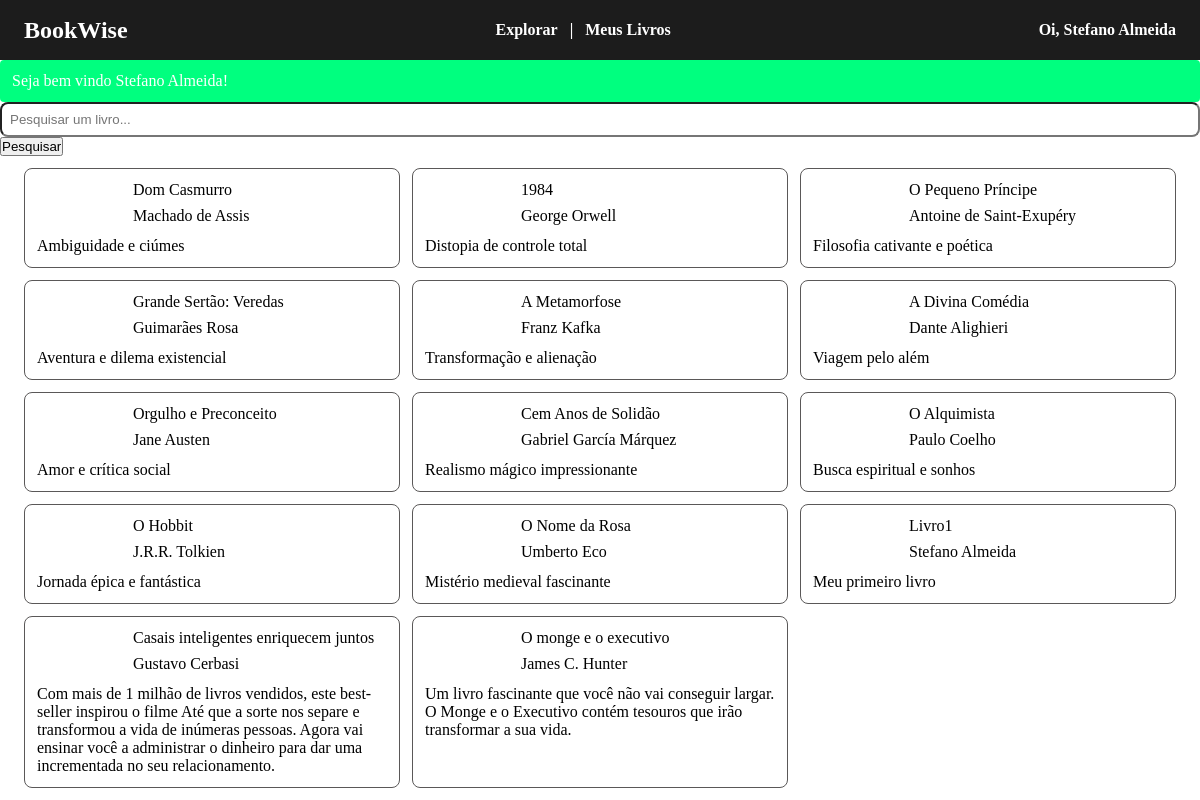
/ (signed in), run on the app's committed database.
### tables this page shows
CREATE TABLE livros (
	id integer primary key,
  titulo varchar(255),
  autor varchar(100),
  descricao text,
  usuario_id integer, imagem varchar(255),
  foreign key (usuario_id) references usuarios (id)
);

### helpers.php (called while the page is built, shortened)
<?php
function view($view, $data = []) {
    require_once "views/template/app.php";
}
function flash()
{
    return new Flash();
}
function config($chave = null) {
    $config = require "config.php";
    if (strlen($chave) > 0) {
        return $config[$chave];
    }
    return $config;
}
function auth() {
    return $_SESSION['auth'];
}

### controllers/index.controller.php (called while the page is built)
<?php
$pequisar = $_REQUEST['pesquisar'] ?? '';
$livros = Livro::findAll($pequisar);
view("index", ['livros' => $livros]);

### routes.php (called while the page is built, shortened)
<?php
$controller = str_replace('/', '', parse_url($_SERVER["REQUEST_URI"], PHP_URL_PATH));
    if (!$controller) $controller = 'index';
    require_once "controllers/{$controller}.controller.php";

### index.php (called while the page is built, shortened)
<?php
require_once "models/Livro.php";
require_once "Flash.php";
require_once "helpers.php";
require_once "database.php";
require_once "routes.php";

### database.php (called while the page is built, shortened)
<?php
class DB {
    private $connect;
    public function __construct($config)
    {
        $this->connect = new PDO($this->getDsn($config));
    }
    private function getDsn($config) {
        $driver = $config["driver"];
        unset ($config["driver"]);
        $dsn = $driver . ":" . http_build_query($config, '', ';');
        if ($driver == "sqlite") {
            $dsn = $driver . ":" . $config["database"];
        }
        return $dsn;
    }
    public function query ($query, $class = null, $params = [])
    {
        $prepare = $this->connect->prepare($query);
        if ($class) {
            $prepare->setFetchMode(PDO::FETCH_CLASS, $class);
        }
        $prepare->execute($params);
        return $prepare;
    }
}

### models/Livro.php (called while the page is built, shortened)
<?php
class Livro {
    public function query($where, $params) {
        $database = new DB(config('database'));
        return $database->query("select * from livros where $where", self::class, $params);
    }
    public static function findAll($filtro) {
        return (new self)->query('titulo like :filtro', ['filtro' => "%$filtro%"])->fetchAll();
    }
}

### config.php (called while the page is built)
<?php
return [
  "database" => [
        "driver" => "sqlite",
        "database" => "database.sqlite"
      ]
];

### Flash.php (called while the page is built, shortened)
<?php
class Flash
{
    public function get ($chave)
    {
        $valor = $_SESSION["flash_$chave"];
        return $valor;
    }
}

### views/partials/_livro.php (the view, shortened to what this page needs)
<div class="card">
    <div id="card-info">
        <div id="imagem">
        </div>
        <div>
            <a href="/livro?id=<?=$livro->id?>"><?= $livro->titulo ?></a>
            <div><?= $livro->autor ?></div>
        </div>
    </div>
    <div id="card-description">
        <p><?= $livro->descricao ?></p>
    </div>
</div>

### views/template/app.php (shortened to what this page needs)
<!doctype html>
<html lang="pt-BR">
<head>
    <link rel="stylesheet" href="./styles.css">
</head>
<body>
    <header>
        <nav>
            <div id="logo">BookWise</div>
            <ul id="menu-livros">
                <li><a href="/">Explorar</a></li>
                <?php if (auth()) : ?>
                    <span>|</span>
                    <li><a href="/meus-livros">Meus Livros</a></li>
                <?php endif ?>
            </ul>
            <ul>
                <?php if (auth()) : ?>
                    <li><a href="/logout">Oi, <?= auth()->nome ?></a></li>
                <?php else : ?>
                    <li><a href="/login">Fazer Login</a></li>
                <?php endif ?>
            </ul>
        </nav>
    </header>
    <main>
        <?php if ($mensagem = flash()->get('mensagem')) : ?>
            <div id="mensagem">
                <?= $mensagem ?>
            </div>
        <?php endif ?>
        <?php require_once "views/{$view}.view.php"; ?>
    </main>
    </head>
</body>
</html>

### views/index.view.php
<form action="" id="">
    <input type="text" name="pesquisar" placeholder="Pesquisar um livro...">
    <button type="submit">Pesquisar</button>
</form>
<section>
    <?php foreach ($livros as $livro) {
        require 'partials/_livro.php';
    } ?>
</section>

### styles.css (style rules this page uses)
* { margin: 0; padding: 0; box-sizing: border-box; }
header > nav { width: 100%; height: 60px; padding: 12px 24px; background-color: #1C1C1C; color: white; font-weight: bold; display: flex; align-items: center; justify-content: space-between; }
#logo { font-size: 24px; }
#menu-livros { display: flex; align-items: center; gap: 12px; }
nav > ul { list-style: none; }
nav > ul > li > a { text-decoration: none; color: white; transition: color .6s; }
input { width: 100%; padding: 8px; border-radius: 8px; color: #5a5858; }
section { padding: 12px 24px; display: grid; grid-template-columns: 1fr 1fr 1fr; gap: 12px; }
.card { display: flex; flex-direction: column; border: 1px solid #5a5858; padding: 12px; border-radius: 8px; }
.card a { color: black; text-decoration: none; transition: color .6s; }
#card-info { display: flex; gap: 16px; }
#card-info div:nth-child(even) { display: flex; flex-direction: column; gap: 8px; }
#card-description { margin-top: 12px; }
#mensagem { background-color: springgreen; color: white; padding: 12px; border-radius: 4px; width: 100%; }
#imagem { width: 80px; border-radius: 8px; overflow: hidden; }

### data on the page
livros: autor "Stefano Almeida", titulo "Livro1", descricao "Meu primeiro livro"
livros: titulo "Dom Casmurro", autor "Machado de Assis", descricao "Ambiguidade e ciúmes"
livros: titulo "1984", autor "George Orwell", descricao "Distopia de controle total"
livros: titulo "O Pequeno Príncipe", autor "Antoine de Saint-Exupéry", descricao "Filosofia cativante e poética"
livros: titulo "Grande Sertão: Veredas", autor "Guimarães Rosa", descricao "Aventura e dilema existencial"
livros: titulo "A Metamorfose", autor "Franz Kafka", descricao "Transformação e alienação"
livros: titulo "A Divina Comédia", autor "Dante Alighieri", descricao "Viagem pelo além"
livros: titulo "Orgulho e Preconceito", autor "Jane Austen", descricao "Amor e crítica social"
livros: titulo "Cem Anos de Solidão", autor "Gabriel García Márquez", descricao "Realismo mágico impressionante"
livros: titulo "O Alquimista", autor "Paulo Coelho", descricao "Busca espiritual e sonhos"
livros: titulo "O Hobbit", autor "J.R.R. Tolkien", descricao "Jornada épica e fantástica"
livros: titulo "O Nome da Rosa", autor "Umberto Eco", descricao "Mistério medieval fascinante"
livros: titulo "Casais inteligentes enriquecem juntos", autor "Gustavo Cerbasi", descricao "Com mais de 1 milhão de livros vendidos, este best-seller inspirou o filme Até que a sorte nos separe e transformou a vida de inúmeras pessoas. Agora vai ensinar você a administrar o dinheiro para dar uma incrementada no seu relacionamento."
livros: titulo "O monge e o executivo", autor "James C. Hunter", descricao "Um livro fascinante que você não vai conseguir largar. O Monge e o Executivo contém tesouros que irão transformar a sua vida."

### other printed values
$mensagem "Seja bem vindo Stefano Almeida!"
